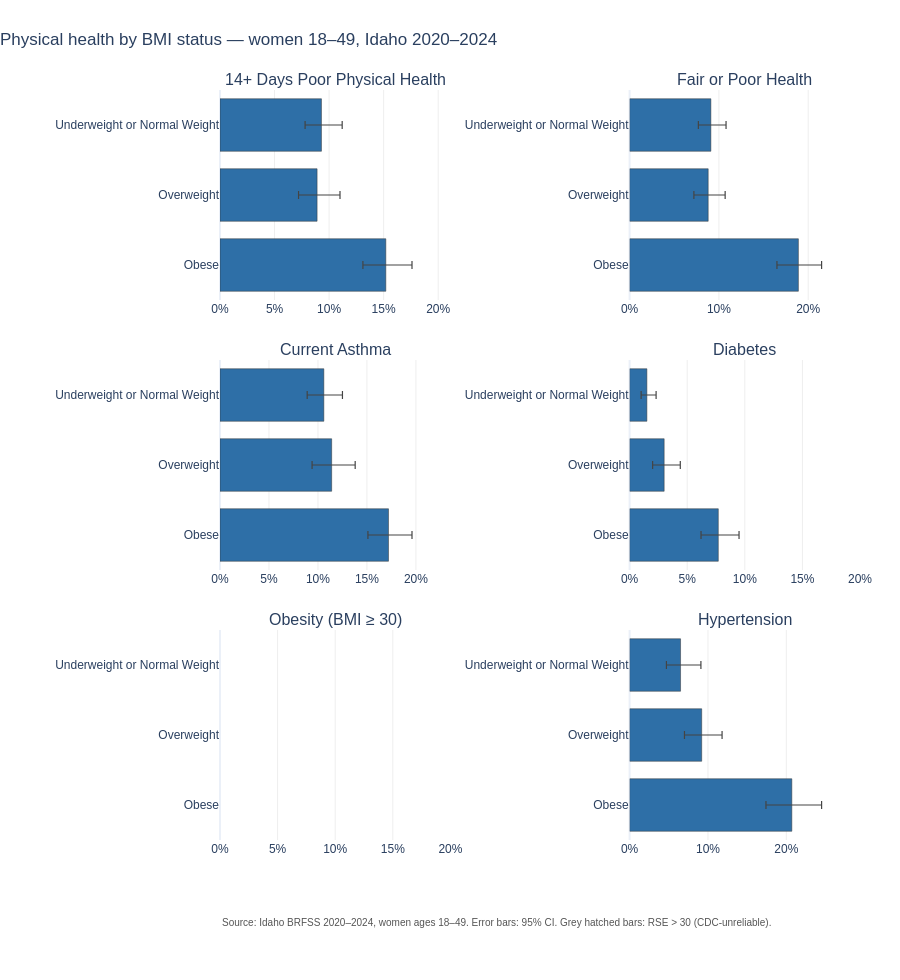

Notebook code for this chart:
### Markdown cell above
## A7. By BMI status

Note: the *Obese (BMI ≥ 30)* metric stratified by the *Obese* BMI group is mechanically 100% (and 0% for the other groups) — read that panel as a consistency check, not as new signal.

### Code cell
small_multiples(
    df, metrics=PHYS_METRICS,
    group_col='Group', group_order=BMI_ORDER,
    filters={'Category': 'BMI Status', 'Region': 'Statewide'},
    title='Physical health by BMI status \u2014 women 18\u201349, Idaho 2020\u20132024',
).show()

### Figure 1 — Plotly figure (JSON) as saved in the notebook; plotly's stock layout.template omitted (floating-point values rounded to 4 significant figures)
{"data": [{"customdata": ["<b>Underweight or Normal Weight</b><br>9.3% (95% CI 7.8–11.2)<br>n = 2008, RSE = 9", "<b>Overweight</b><br>8.9% (95% CI 7.2–11.0)<br>n = 1459, RSE = 11", "<b>Obese</b><br>15.2% (95% CI 13.1–17.6)<br>n = 1720, RSE = 8"], "error_x": {"array": [1.9, 2.1, 2.4], "arrayminus": [1.5, 1.7, 2.1], "color": "#444", "symmetric": false, "thickness": 1.2, "type": "data", "width": 4}, "hovertemplate": "%{customdata}<extra></extra>", "marker": {"color": ["#2e6fa7", "#2e6fa7", "#2e6fa7"], "line": {"color": "#333", "width": 0.5}, "pattern": {"shape": ["", "", ""], "size": 6, "solidity": 0.3}}, "orientation": "h", "showlegend": false, "type": "bar", "x": [9.3, 8.9, 15.2], "xaxis": "x", "y": ["Underweight or Normal Weight", "Overweight", "Obese"], "yaxis": "y"}, {"customdata": ["<b>Underweight or Normal Weight</b><br>9.1% (95% CI 7.7–10.8)<br>n = 2036, RSE = 9", "<b>Overweight</b><br>8.8% (95% CI 7.2–10.7)<br>n = 1479, RSE = 10", "<b>Obese</b><br>18.9% (95% CI 16.5–21.5)<br>n = 1757, RSE = 7"], "error_x": {"array": [1.7, 1.9, 2.6], "arrayminus": [1.4, 1.6, 2.4], "color": "#444", "symmetric": false, "thickness": 1.2, "type": "data", "width": 4}, "hovertemplate": "%{customdata}<extra></extra>", "marker": {"color": ["#2e6fa7", "#2e6fa7", "#2e6fa7"], "line": {"color": "#333", "width": 0.5}, "pattern": {"shape": ["", "", ""], "size": 6, "solidity": 0.3}}, "orientation": "h", "showlegend": false, "type": "bar", "x": [9.1, 8.8, 18.9], "xaxis": "x2", "y": ["Underweight or Normal Weight", "Overweight", "Obese"], "yaxis": "y2"}, {"customdata": ["<b>Underweight or Normal Weight</b><br>10.6% (95% CI 8.9–12.5)<br>n = 2024, RSE = 9", "<b>Overweight</b><br>11.4% (95% CI 9.4–13.8)<br>n = 1472, RSE = 10", "<b>Obese</b><br>17.2% (95% CI 15.1–19.6)<br>n = 1738, RSE = 7"], "error_x": {"array": [1.9, 2.4, 2.4], "arrayminus": [1.7, 2, 2.1], "color": "#444", "symmetric": false, "thickness": 1.2, "type": "data", "width": 4}, "hovertemplate": "%{customdata}<extra></extra>", "marker": {"color": ["#2e6fa7", "#2e6fa7", "#2e6fa7"], "line": {"color": "#333", "width": 0.5}, "pattern": {"shape": ["", "", ""], "size": 6, "solidity": 0.3}}, "orientation": "h", "showlegend": false, "type": "bar", "x": [10.6, 11.4, 17.2], "xaxis": "x3", "y": ["Underweight or Normal Weight", "Overweight", "Obese"], "yaxis": "y3"}, {"customdata": ["<b>Underweight or Normal Weight</b><br>1.5% (95% CI 1.0–2.3)<br>n = 2040, RSE = 22", "<b>Overweight</b><br>3.0% (95% CI 2.0–4.4)<br>n = 1477, RSE = 20", "<b>Obese</b><br>7.7% (95% CI 6.2–9.5)<br>n = 1757, RSE = 11"], "error_x": {"array": [0.8, 1.4, 1.8], "arrayminus": [0.5, 1, 1.5], "color": "#444", "symmetric": false, "thickness": 1.2, "type": "data", "width": 4}, "hovertemplate": "%{customdata}<extra></extra>", "marker": {"color": ["#2e6fa7", "#2e6fa7", "#2e6fa7"], "line": {"color": "#333", "width": 0.5}, "pattern": {"shape": ["", "", ""], "size": 6, "solidity": 0.3}}, "orientation": "h", "showlegend": false, "type": "bar", "x": [1.5, 3.0, 7.7], "xaxis": "x4", "y": ["Underweight or Normal Weight", "Overweight", "Obese"], "yaxis": "y4"}, {"customdata": ["<b>Underweight or Normal Weight</b><br>nan% (95% CI n/a)<br>n = 2041, RSE = n/a", "<b>Overweight</b><br>nan% (95% CI n/a)<br>n = 1479, RSE = n/a", "<b>Obese</b><br>nan% (95% CI n/a)<br>n = 1760, RSE = n/a"], "error_x": {"array": [0, 0, 0], "arrayminus": [0, 0, 0], "color": "#444", "symmetric": false, "thickness": 1.2, "type": "data", "width": 4}, "hovertemplate": "%{customdata}<extra></extra>", "marker": {"color": ["#2e6fa7", "#2e6fa7", "#2e6fa7"], "line": {"color": "#333", "width": 0.5}, "pattern": {"shape": ["", "", ""], "size": 6, "solidity": 0.3}}, "orientation": "h", "showlegend": false, "type": "bar", "x": [NaN, NaN, NaN], "xaxis": "x5", "y": ["Underweight or Normal Weight", "Overweight", "Obese"], "yaxis": "y5"}, {"customdata": ["<b>Underweight or Normal Weight</b><br>6.5% (95% CI 4.7–9.1)<br>n = 901, RSE = 17", "<b>Overweight</b><br>9.2% (95% CI 7.0–11.8)<br>n = 684, RSE = 13", "<b>Obese</b><br>20.7% (95% CI 17.4–24.5)<br>n = 819, RSE = 9"], "error_x": {"array": [2.6, 2.6, 3.8], "arrayminus": [1.8, 2.2, 3.3], "color": "#444", "symmetric": false, "thickness": 1.2, "type": "data", "width": 4}, "hovertemplate": "%{customdata}<extra></extra>", "marker": {"color": ["#2e6fa7", "#2e6fa7", "#2e6fa7"], "line": {"color": "#333", "width": 0.5}, "pattern": {"shape": ["", "", ""], "size": 6, "solidity": 0.3}}, "orientation": "h", "showlegend": false, "type": "bar", "x": [6.5, 9.2, 20.7], "xaxis": "x6", "y": ["Underweight or Normal Weight", "Overweight", "Obese"], "yaxis": "y6"}], "layout": {"annotations": [{"font": {"size": 16}, "showarrow": false, "text": "14+ Days Poor Physical Health", "x": 0.18, "xanchor": "center", "xref": "paper", "y": 1, "yanchor": "bottom", "yref": "paper"}, {"font": {"size": 16}, "showarrow": false, "text": "Fair or Poor Health", "x": 0.82, "xanchor": "center", "xref": "paper", "y": 1, "yanchor": "bottom", "yref": "paper"}, {"font": {"size": 16}, "showarrow": false, "text": "Current Asthma", "x": 0.18, "xanchor": "center", "xref": "paper", "y": 0.64, "yanchor": "bottom", "yref": "paper"}, {"font": {"size": 16}, "showarrow": false, "text": "Diabetes", "x": 0.82, "xanchor": "center", "xref": "paper", "y": 0.64, "yanchor": "bottom", "yref": "paper"}, {"font": {"size": 16}, "showarrow": false, "text": "Obesity (BMI ≥ 30)", "x": 0.18, "xanchor": "center", "xref": "paper", "y": 0.28, "yanchor": "bottom", "yref": "paper"}, {"font": {"size": 16}, "showarrow": false, "text": "Hypertension", "x": 0.82, "xanchor": "center", "xref": "paper", "y": 0.28, "yanchor": "bottom", "yref": "paper"}, {"font": {"color": "#555", "size": 10}, "showarrow": false, "text": "Source: Idaho BRFSS 2020–2024, women ages 18–49. Error bars: 95% CI. Grey hatched bars: RSE > 30 (CDC-unreliable).", "x": 0, "xanchor": "left", "xref": "paper", "y": -0.12, "yref": "paper"}], "bargap": 0.25, "font": {"family": "Helvetica, Arial, sans-serif", "size": 12}, "height": 980, "margin": {"b": 140, "l": 220, "r": 40, "t": 90}, "title": {"text": "Physical health by BMI status — women 18–49, Idaho 2020–2024", "x": 0, "xanchor": "left"}, "xaxis": {"anchor": "y", "domain": [0, 0.36], "gridcolor": "#eee", "range": [0, 21.12], "ticksuffix": "%"}, "xaxis2": {"anchor": "y2", "domain": [0.64, 1], "gridcolor": "#eee", "range": [0, 25.8], "ticksuffix": "%"}, "xaxis3": {"anchor": "y3", "domain": [0, 0.36], "gridcolor": "#eee", "range": [0, 23.52], "ticksuffix": "%"}, "xaxis4": {"anchor": "y4", "domain": [0.64, 1], "gridcolor": "#eee", "range": [0, 20], "ticksuffix": "%"}, "xaxis5": {"anchor": "y5", "domain": [0, 0.36], "gridcolor": "#eee", "range": [0, 20], "ticksuffix": "%"}, "xaxis6": {"anchor": "y6", "domain": [0.64, 1], "gridcolor": "#eee", "range": [0, 29.4], "ticksuffix": "%"}, "yaxis": {"anchor": "x", "autorange": "reversed", "categoryarray": ["Underweight or Normal Weight", "Overweight", "Obese"], "categoryorder": "array", "domain": [0.72, 1]}, "yaxis2": {"anchor": "x2", "autorange": "reversed", "categoryarray": ["Underweight or Normal Weight", "Overweight", "Obese"], "categoryorder": "array", "domain": [0.72, 1]}, "yaxis3": {"anchor": "x3", "autorange": "reversed", "categoryarray": ["Underweight or Normal Weight", "Overweight", "Obese"], "categoryorder": "array", "domain": [0.36, 0.64]}, "yaxis4": {"anchor": "x4", "autorange": "reversed", "categoryarray": ["Underweight or Normal Weight", "Overweight", "Obese"], "categoryorder": "array", "domain": [0.36, 0.64]}, "yaxis5": {"anchor": "x5", "autorange": "reversed", "categoryarray": ["Underweight or Normal Weight", "Overweight", "Obese"], "categoryorder": "array", "domain": [0, 0.28]}, "yaxis6": {"anchor": "x6", "autorange": "reversed", "categoryarray": ["Underweight or Normal Weight", "Overweight", "Obese"], "categoryorder": "array", "domain": [0, 0.28]}}}
